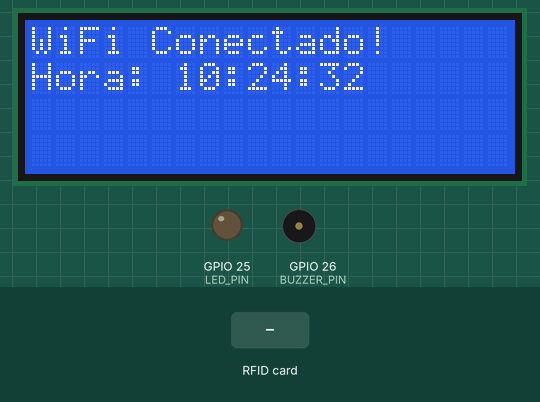
Recording of a sketch running on a simulated ESP32. On the bench: 20×4 character LCD, output pins drawn as LEDs (lit = HIGH), buzzer (waves = sounding, pin HIGH). The inputs (shaded band) are chosen by the test bench. WiFi joins after 1.5 s; servers stay silent unless stated; network time is answered at once with the bench clock; the local clock reads 2024-03-15 10:24:30 at power-on unless the sketch sets it; what the sketch prints to the serial monitor is not drawn.

Above: at 2.8 s.
2.9 s: RFID card 5E 7A 19 C4 held to the reader
At 3.95 s:
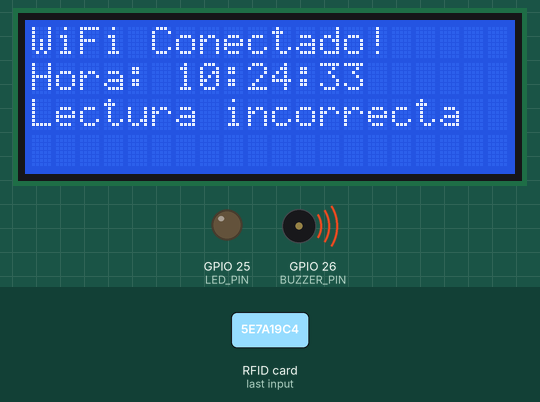
At 5.0 s:
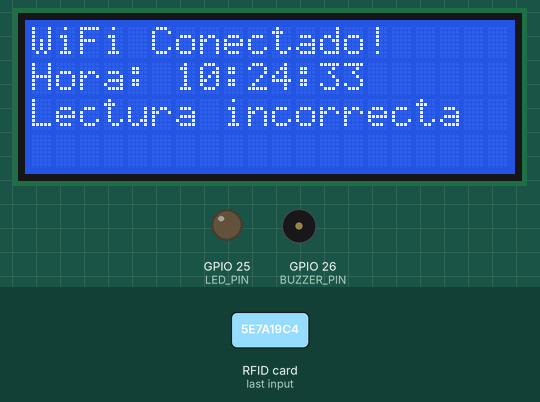
Timing chart, 0 to 6.5 s (numbered marks = the images above; inputs shaded):
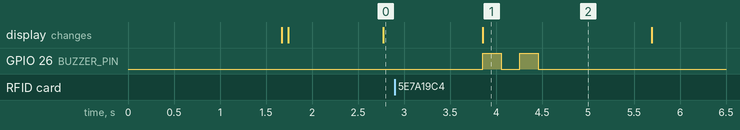

The sketch:

rfid.ino
```cpp
#include <Wire.h>
#include <LiquidCrystal_PCF8574.h>
#include <WiFi.h>
#include <NTPClient.h>
#include <WiFiUdp.h>
#include <HTTPClient.h>
#include <SPI.h>
#include <MFRC522.h>

// Configuración de pines
#define SDA_PIN 4
#define SCL_PIN 15
#define SS_PIN 21
#define RST_PIN 22
#define LED_PIN 25
#define BUZZER_PIN 26

// Configuración del LCD
LiquidCrystal_PCF8574 lcd(0x27);

// Configuración de red WiFi
const char* ssid = "SSID";
const char* password = "PASSWORD";
const String googleScriptUrl = "SCRIPT_URL";

// Configuración de NTP (Hora actual)
WiFiUDP ntpUDP;
NTPClient timeClient(ntpUDP, "pool.ntp.org", -5 * 3600, 60000);  // UTC-5 (Lima)

// Configuración del lector RFID
MFRC522 mfrc522(SS_PIN, RST_PIN);
MFRC522::MIFARE_Key key;

void setup() {
  Serial.begin(115200);
  Wire.begin(SDA_PIN, SCL_PIN);
  SPI.begin(18, 19, 23, 21);
  mfrc522.PCD_Init();
  lcd.begin(20, 4);
  lcd.setBacklight(255);

  pinMode(LED_PIN, OUTPUT);
  pinMode(BUZZER_PIN, OUTPUT);
  digitalWrite(LED_PIN, LOW);
  digitalWrite(BUZZER_PIN, LOW);

  // Conectar a WiFi
  lcd.setCursor(0, 0);
  lcd.print("Conectando WiFi...");
  WiFi.begin(ssid, password);
  while (WiFi.status() != WL_CONNECTED) {
    delay(500);
    Serial.print(".");
  }

  lcd.setCursor(0, 0);
  lcd.print("WiFi Conectado!   ");

  // Iniciar cliente NTP
  timeClient.begin();

  // Inicializar clave RFID
  for (byte i = 0; i < 6; i++) key.keyByte[i] = 0xFF;
}

void loop() {
  digitalWrite(LED_PIN, LOW);
  digitalWrite(BUZZER_PIN, LOW);
  updateLCDLine(2);
  // Actualizar hora NTP y mostrar en LCD
  timeClient.update();
  int horas = timeClient.getHours();
  int minutos = timeClient.getMinutes();
  int segundos = timeClient.getSeconds();

  lcd.setCursor(0, 1);
  lcd.print("Hora: ");
  lcd.printf("%02d:%02d:%02d  ", horas, minutos, segundos);

  // Verificar tarjeta RFID
  if (mfrc522.PICC_IsNewCardPresent() && mfrc522.PICC_ReadCardSerial()) {
    String cardData = read_block(5, key);
    if (cardData.length() != 8) {
      updateLCDLine(2, "Lectura incorrecta");
      blinkBuzzer(2, 200);
    } else {
      updateLCDLine(2, "Enviando datos...");
      digitalWrite(LED_PIN, HIGH);
      sendToGoogleSheets(cardData);
    }

    mfrc522.PICC_HaltA();
    mfrc522.PCD_StopCrypto1();
  }

  delay(1000); // Actualizar cada segundo
}

// Función para leer un bloque de la tarjeta
String read_block(byte block, MFRC522::MIFARE_Key &key) {
  byte len = 18;
  byte myBuffer[18];
  String response = "";
  MFRC522::StatusCode status;

  status = mfrc522.PCD_Authenticate(MFRC522::PICC_CMD_MF_AUTH_KEY_A, block, &key, &(mfrc522.uid));
  if (status != MFRC522::STATUS_OK) return "ERROR";

  status = mfrc522.MIFARE_Read(block, myBuffer, &len);
  if (status != MFRC522::STATUS_OK) return "ERROR";

  response = (char *)myBuffer;
  response = response.substring(0, 16);
  response.trim();

  return response;
}

// Función para enviar datos a Google Sheets
void sendToGoogleSheets(String idTarjeta) {
  if (WiFi.status() == WL_CONNECTED) {
    HTTPClient http;
    String url = googleScriptUrl + "?id=" + idTarjeta;

    http.begin(url);
    int httpCode = http.GET();

    if (httpCode > 0) {
      updateLCDLine(2, "Bienvenido!      ");
      digitalWrite(BUZZER_PIN, HIGH);
    } else {
      updateLCDLine(2, "Error: pasa de nuevo");
      blinkBuzzer(2, 200);
    }

    http.end();
  } else {
    updateLCDLine(2, "No hay conexión WiFi");
  }
}

// Función para limpiar o escribir en una línea específica del LCD
void updateLCDLine(int line, const String &text = "") {
  lcd.setCursor(0, line);
  if (text.isEmpty()) {
    lcd.print("                    "); // Limpia la línea si no se pasa texto
  } else {
    lcd.print(text); // Escribe el texto proporcionado
  }
}

// Función para parpadear el buzzer
void blinkBuzzer(int times, int delayMs) {
  for (int i = 0; i < times; i++) {
    digitalWrite(BUZZER_PIN, HIGH);
    delay(delayMs);
    digitalWrite(BUZZER_PIN, LOW);
    delay(delayMs);
  }
}
```

Measured:
- after the input at 2.9 s, GPIO 26 (BUZZER_PIN): alternates HIGH for 0.20 s and LOW for 0.20 s, 4 changes in all, then stays LOW, starting after 0.96 s; the display: changes after 0.96 s (image 1)
